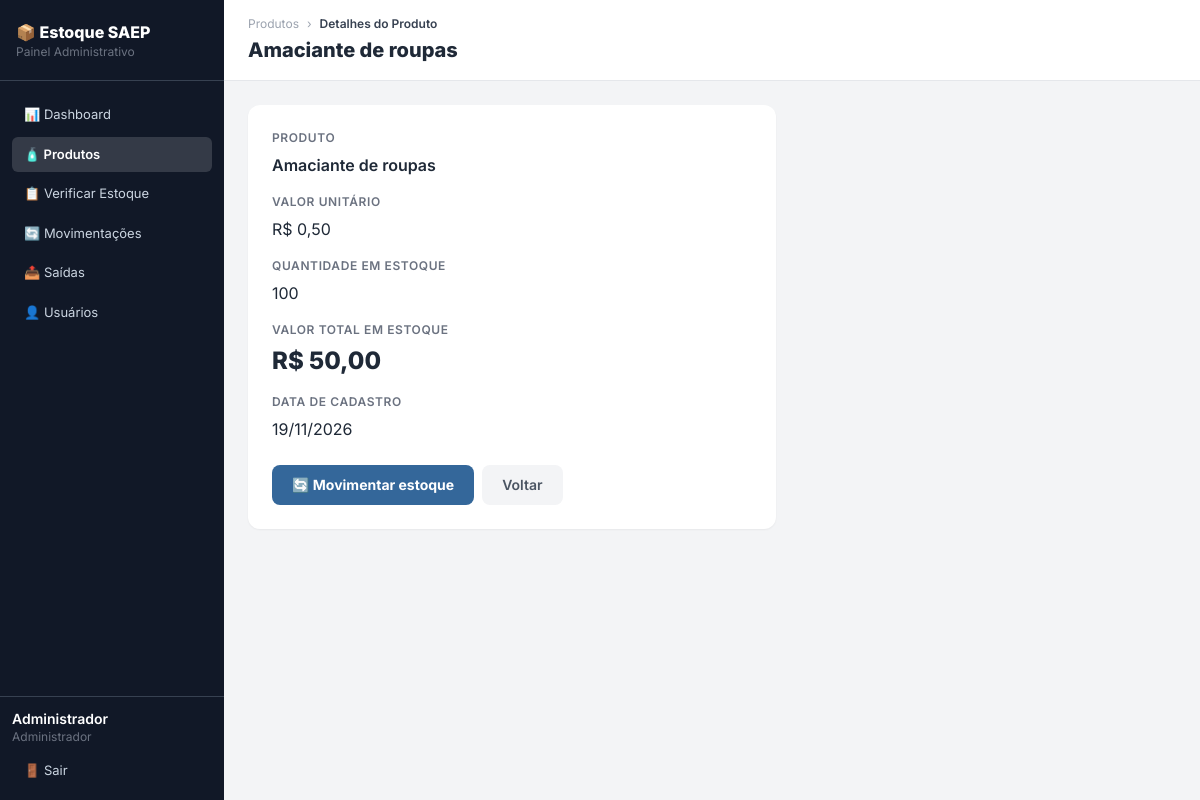
Page /produto.php?id=1 (signed in) on the committed database.
### tables this page shows
CREATE TABLE produto (
    id_produto INT AUTO_INCREMENT NOT NULL PRIMARY KEY,
    nome VARCHAR(100) NOT NULL UNIQUE,
    quantidade_estoque INTEGER NOT NULL CHECK (quantidade_estoque >= 0),
    valor_unitario NUMERIC(10,2) NOT NULL,
    data_cadastro DATE NOT NULL DEFAULT (CURRENT_DATE)
);

### conexao.php (called while the page is built, shortened)
<?php
spl_autoload_register(function ($classe) {
    $arquivo = __DIR__ . '/models/' . $classe . '.php';
});

### models/Produto.php (called while the page is built, shortened)
<?php
class Produto
{
    private PDO $pdo;
    public function __construct(PDO $pdo)
    {
        $this->pdo = $pdo;
    }
    public function buscar(int $id)
    {
        $st = $this->pdo->prepare("SELECT * FROM produto WHERE id_produto = ?");
        $st->execute([$id]);
        return $st->fetch();
    }
}

### produto.php (the view, shortened to what this page needs)
<?php
require_once __DIR__ . '/conexao.php';
$produto = (new Produto($pdo))->buscar((int) ($_GET["id"] ?? 0));
require_once __DIR__ . '/includes/menu.php';
?>
    <main class="flex-1 flex flex-col">
        <div class="bg-white border-b border-gray-200 px-6 py-4">
            <div class="flex items-center gap-2 text-xs text-gray-400 mb-1">
                <a href="produtos.php" class="hover:text-senai-blue">Produtos</a> ›
                <span class="text-gray-700 font-semibold">Detalhes do Produto</span>
            </div>
            <h1 class="text-xl font-extrabold text-gray-800"><?= $produto ? htmlspecialchars($produto["nome"]) : "Produto" ?></h1>
        </div>
        <div class="p-6 flex-1 max-w-xl">
            <?php if (!$produto): ?>
                <div class="bg-red-100 border border-red-400 text-red-700 px-4 py-3 rounded mb-6">
                    Nenhum produto encontrado!
                </div>
                <a href="produtos.php" class="bg-gray-100 text-gray-600 font-semibold px-5 py-2.5 rounded-lg text-sm hover:bg-gray-200 transition">Voltar</a>
            <?php else: ?>
                <?php $valorTotal = round($produto["valor_unitario"] * $produto["quantidade_estoque"], 2); ?>
                <div class="bg-white rounded-xl shadow-sm p-6">
                    <div class="mb-4">
                        <p class="form-label">Produto</p>
                        <p class="text-gray-800 font-semibold"><?= htmlspecialchars($produto["nome"]) ?></p>
                    </div>
                    <div class="mb-4">
                        <p class="form-label">Valor unitário</p>
                        <p class="text-gray-800">R$ <?= number_format($produto["valor_unitario"], 2, ",", ".") ?></p>
                    </div>
                    <div class="mb-4">
                        <p class="form-label">Quantidade em estoque</p>
                        <p class="text-gray-800"><?= $produto["quantidade_estoque"] ?></p>
                    </div>
                    <div class="mb-4">
                        <p class="form-label">Valor total em estoque</p>
                        <p class="text-2xl font-extrabold text-gray-800">R$ <?= number_format($valorTotal, 2, ",", ".") ?></p>
                    </div>
                    <div class="mb-6">
                        <p class="form-label">Data de cadastro</p>
                        <p class="text-gray-800"><?= date("d/m/Y", strtotime($produto["data_cadastro"])) ?></p>
                    </div>
                    <div class="flex gap-2">
                        <a href="movimentacao_form.php?id_produto=<?= $produto["id_produto"] ?>" class="bg-senai-blue text-white font-bold px-5 py-2.5 rounded-lg text-sm hover:bg-senai-blue-dark transition">🔄 Movimentar estoque</a>
                        <a href="produtos.php" class="bg-gray-100 text-gray-600 font-semibold px-5 py-2.5 rounded-lg text-sm hover:bg-gray-200 transition">Voltar</a>
                    </div>
                </div>
            <?php endif; ?>
        </div>
    </main>
</body>
</html>

### includes/head.php (style rules this page uses)
body { font-family: 'Inter', sans-serif; }
.form-label { display:block; font-size:12px; font-weight:600; color:#6b7280; margin-bottom:6px; text-transform:uppercase; letter-spacing:.05em; }

### rows in the picture
produto: nome "Amaciante de roupas", valor_unitario "0,50", quantidade_estoque "100", valorTotal "50,00", data_cadastro "19/11/2026"

### other values in the picture
$usuarioMenu["nome"] "Administrador"
